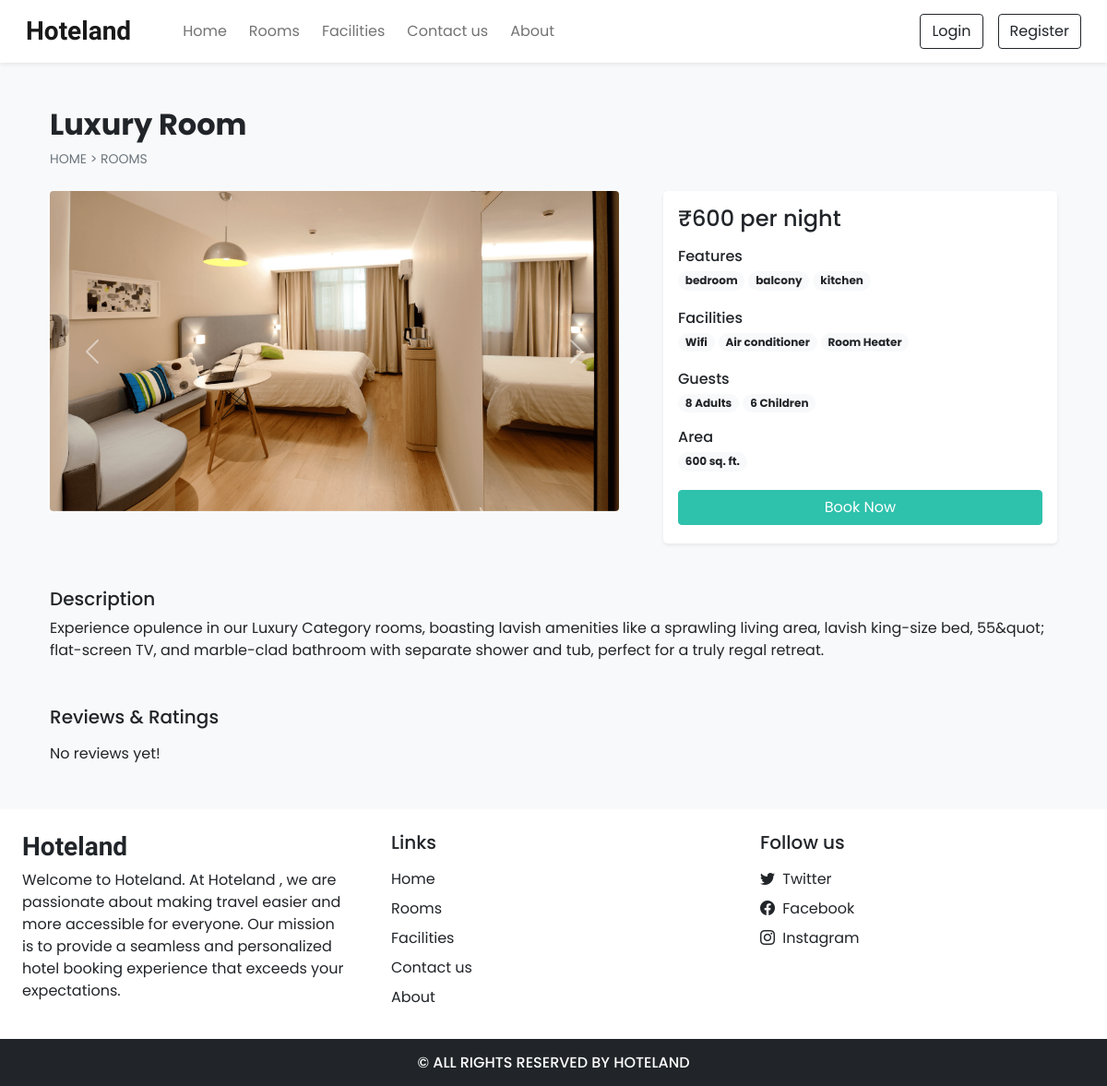
Page /room_details.php?id=5 on the committed database.
### tables this page shows
CREATE TABLE `rooms` (
  `id` int(11) NOT NULL,
  `name` varchar(150) NOT NULL,
  `area` int(11) NOT NULL,
  `price` int(11) NOT NULL,
  `quantity` int(11) NOT NULL,
  `adult` int(11) NOT NULL,
  `children` int(11) NOT NULL,
  `description` varchar(350) NOT NULL,
  `status` tinyint(4) NOT NULL DEFAULT 1,
  `removed` int(11) NOT NULL DEFAULT 0
);

CREATE TABLE `room_images` (
  `sr_no` int(11) NOT NULL,
  `room_id` int(11) NOT NULL,
  `image` varchar(150) NOT NULL,
  `thumb` tinyint(4) NOT NULL DEFAULT 0
);

CREATE TABLE `features` (
  `id` int(11) NOT NULL,
  `name` varchar(50) NOT NULL
);

CREATE TABLE `facilities` (
  `id` int(11) NOT NULL,
  `icon` varchar(100) NOT NULL,
  `name` varchar(50) NOT NULL,
  `description` varchar(250) NOT NULL
);

CREATE TABLE `settings` (
  `sr_no` int(11) NOT NULL,
  `site_title` varchar(50) NOT NULL,
  `site_about` varchar(250) NOT NULL,
  `shutdown` tinyint(1) NOT NULL
);

### admin/inc/db_config.php (called while the page is built, shortened)
<?php
  function select($sql,$values,$datatypes)
  {
    $con = $GLOBALS['con'];
    if($stmt = mysqli_prepare($con,$sql))
    {
      mysqli_stmt_bind_param($stmt,$datatypes,...$values);
      if(mysqli_stmt_execute($stmt)){
        $res = mysqli_stmt_get_result($stmt);
        return $res;
      }
      else{
        mysqli_stmt_close($stmt);
        die("Query cannot be executed - Select");
      }
    }
    else{
      die("Query cannot be prepared - Select");
    }
  }
?>

### room_details.php (the view, shortened to what this page needs)
<!DOCTYPE html>
<html lang="en">
<head>
  <?php require('inc/links.php'); ?>
</head>
<body class="bg-light">
  <?php require('inc/header.php'); ?>
  <?php
    $data = filteration($_GET);
    $room_res = select("SELECT * FROM `rooms` WHERE `id`=? AND `status`=? AND `removed`=?",[$data['id'],1,0],'iii');
    $room_data = mysqli_fetch_assoc($room_res);
  ?>
  <div class="container">
    <div class="row">
      <div class="col-12 my-5 mb-4 px-4">
        <h2 class="fw-bold"><?php echo $room_data['name'] ?></h2>
        <div style="font-size: 14px;">
          <a href="index.php" class="text-secondary text-decoration-none">HOME</a>
          <span class="text-secondary"> > </span>
          <a href="rooms.php" class="text-secondary text-decoration-none">ROOMS</a>
        </div>
      </div>
      <div class="col-lg-7 col-md-12 px-4">
        <div id="roomCarousel" class="carousel slide" data-bs-ride="carousel">
          <div class="carousel-inner">
            <?php
              $room_img = ROOMS_IMG_PATH."thumbnail.jpg";
              $img_q = mysqli_query($con,"SELECT * FROM `room_images`
                WHERE `room_id`='$room_data[id]'");
              if(mysqli_num_rows($img_q)>0)
              {
                $active_class = 'active';
                while($img_res = mysqli_fetch_assoc($img_q))
                {
                  echo"
                    <div class='carousel-item $active_class'>
                      <img src='".ROOMS_IMG_PATH.$img_res['image']."' class='d-block w-100 rounded'>
                    </div>
                  ";
                  $active_class='';
                }
              }
              else{
                echo"<div class='carousel-item active'>
                  <img src='$room_img' class='d-block w-100'>
                </div>";
              }
            ?>
          </div>
          <button class="carousel-control-prev" type="button" data-bs-target="#roomCarousel" data-bs-slide="prev">
            <span class="carousel-control-prev-icon" aria-hidden="true"></span>
          </button>
          <button class="carousel-control-next" type="button" data-bs-target="#roomCarousel" data-bs-slide="next">
            <span class="carousel-control-next-icon" aria-hidden="true"></span>
          </button>
        </div>
      </div>
      <div class="col-lg-5 col-md-12 px-4">
        <div class="card mb-4 border-0 shadow-sm rounded-3">
          <div class="card-body">
            <?php
              echo<<<price
                <h4>₹$room_data[price] per night</h4>
              price;
              $fea_q = mysqli_query($con,"SELECT f.name FROM `features` f
                INNER JOIN `room_features` rfea ON f.id = rfea.features_id
                WHERE rfea.room_id = '$room_data[id]'");
              $features_data = "";
              while($fea_row = mysqli_fetch_assoc($fea_q)){
                $features_data .="<span class='badge rounded-pill bg-light text-dark text-wrap me-1 mb-1'>
                  $fea_row[name]
                </span>";
              }
              echo<<<features
                <div class="mb-3">
                  <h6 class="mb-1">Features</h6>
                  $features_data
                </div>
              features;
              $fac_q = mysqli_query($con,"SELECT f.name FROM `facilities` f
                INNER JOIN `room_facilities` rfac ON f.id = rfac.facilities_id
                WHERE rfac.room_id = '$room_data[id]'");
              $facilities_data = "";
              while($fac_row = mysqli_fetch_assoc($fac_q)){
                $facilities_data .="<span class='badge rounded-pill bg-light text-dark text-wrap me-1 mb-1'>
                  $fac_row[name]
                </span>";
              }
              echo<<<facilities
                <div class="mb-3">
                  <h6 class="mb-1">Facilities</h6>
                  $facilities_data
                </div>
              facilities;
              echo<<<guests
                <div class="mb-3">
                  <h6 class="mb-1">Guests</h6>
                  <span class="badge rounded-pill bg-light text-dark text-wrap">
                    $room_data[adult] Adults
                  </span>
                  <span class="badge rounded-pill bg-light text-dark text-wrap">
                    $room_data[children] Children
                  </span>
                </div>
              guests;
              echo<<<area
                <div class="mb-3">
                  <h6 class="mb-1">Area</h6>
                  <span class='badge rounded-pill bg-light text-dark text-wrap me-1 mb-1'>
                    $room_data[area] sq. ft.
                  </span>
                </div>
              area;
              if(!$settings_r['shutdown']){
                $login=0;
                echo<<<book
                  <button onclick='checkLoginToBook($login,$room_data[id])' class="btn w-100 text-white custom-bg shadow-none mb-1">Book Now</button>
                book;
              }
            ?>
          </div>
        </div>
      </div>
      <div class="col-12 mt-4 px-4">
        <div class="mb-5">
          <h5>Description</h5>
          <p>
            <?php echo $room_data['description'] ?>
          </p>
        </div>
        <div>
          <h5 class="mb-3">Reviews & Ratings</h5>
          <?php
            $review_q = "SELECT rr.*,uc.name AS uname, uc.profile, r.name AS rname FROM `rating_review` rr
              INNER JOIN `user_cred` uc ON rr.user_id = uc.id
              INNER JOIN `rooms` r ON rr.room_id = r.id
              WHERE rr.room_id = '$room_data[id]'
              ORDER BY `sr_no` DESC LIMIT 15";
            $review_res = mysqli_query($con,$review_q);
            if(mysqli_num_rows($review_res)==0){
              echo 'No reviews yet!';
            }
          ?>
        </div>
      </div>
    </div>
  </div>
  <?php require('inc/footer.php'); ?>
</body>
</html>

### inc/footer.php (shortened to what this page needs)
<div class="container-fluid bg-white mt-5">
  <div class="row">
    <div class="col-lg-4 p-4">
      <h3 class="h-font fw-bold fs-3 mb-2"><?php echo $settings_r['site_title'] ?></h3>
      <p>
        <?php echo $settings_r['site_about'] ?>
      </p>
    </div>
    <div class="col-lg-4 p-4">
      <h5 class="mb-3">Links</h5>
      <a href="index.php" class="d-inline-block mb-2 text-dark text-decoration-none">Home</a> <br>
      <a href="rooms.php" class="d-inline-block mb-2 text-dark text-decoration-none">Rooms</a> <br>
      <a href="facilities.php" class="d-inline-block mb-2 text-dark text-decoration-none">Facilities</a> <br>
      <a href="contact.php" class="d-inline-block mb-2 text-dark text-decoration-none">Contact us</a> <br>
      <a href="about.php" class="d-inline-block mb-2 text-dark text-decoration-none">About</a>
    </div>
    <div class="col-lg-4 p-4">
        <h5 class="mb-3">Follow us</h5>
        <?php
          if($contact_r['tw']!=''){
            echo<<<data
              <a href="$contact_r[tw]" class="d-inline-block text-dark text-decoration-none mb-2">
                <i class="bi bi-twitter me-1"></i> Twitter
              </a><br>
            data;
          }
        ?>
        <a href="<?php echo $contact_r['fb'] ?>" class="d-inline-block text-dark text-decoration-none mb-2">
          <i class="bi bi-facebook me-1"></i> Facebook
        </a><br>
        <a href="<?php echo $contact_r['insta'] ?>" class="d-inline-block text-dark text-decoration-none">
          <i class="bi bi-instagram me-1"></i> Instagram
        </a><br>
    </div>
  </div>
</div>
<h6 class="text-center bg-dark text-white p-3 m-0">© ALL RIGHTS RESERVED BY HOTELAND</h6>

### css/common.css (style rules this page uses)
:root { --teal: #2ec1ac; --teal_hover: #279e8c; }
* { font-family: 'Poppins', sans-serif; }
.h-font { font-family: 'Merienda', cursive; }
.custom-bg { background-color: var(--teal); border: 1px solid var(--teal); }

### rows in the picture
rooms: name "Luxury Room", price "600", adult "8", children "6", area "600", description "Experience opulence in our Luxury Category rooms, boasting lavish amenities like a sprawling living area, lavish king-size bed, 55&quot; flat-screen TV, and marble-clad bathroom with separate shower and tub, perfect for a truly regal retreat."
room_images: image (picture)
features: name "bedroom"
features: name "balcony"
features: name "kitchen"
facilities: name "Wifi"
facilities: name "Air conditioner"
facilities: name "Room Heater"
settings: site_title "Hoteland", site_about "Welcome to Hoteland. At Hoteland , we are passionate about making travel easier and more accessible for everyone. Our mission is to provide a seamless and personalized hotel booking experience that exceeds your expectations."
